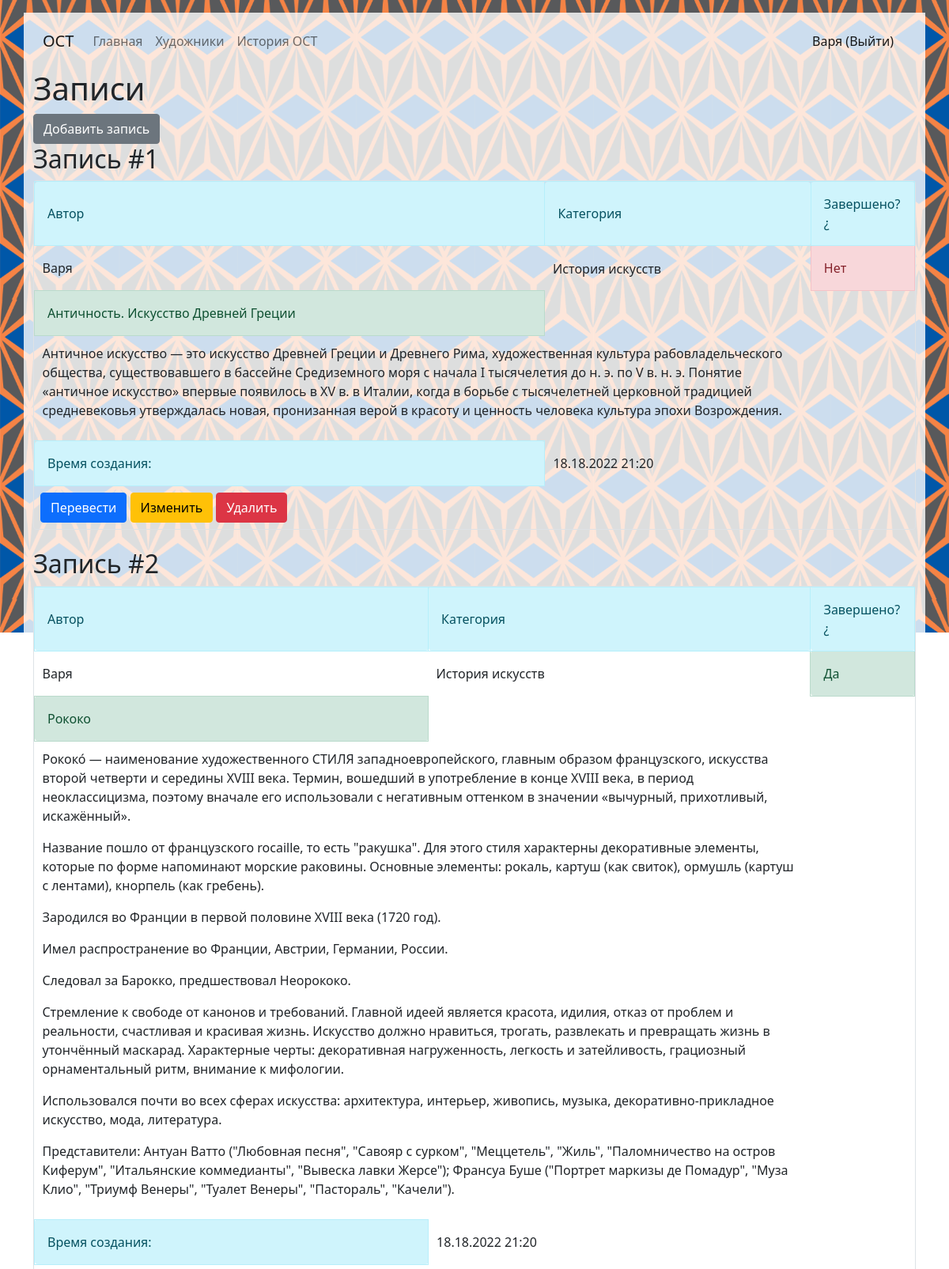
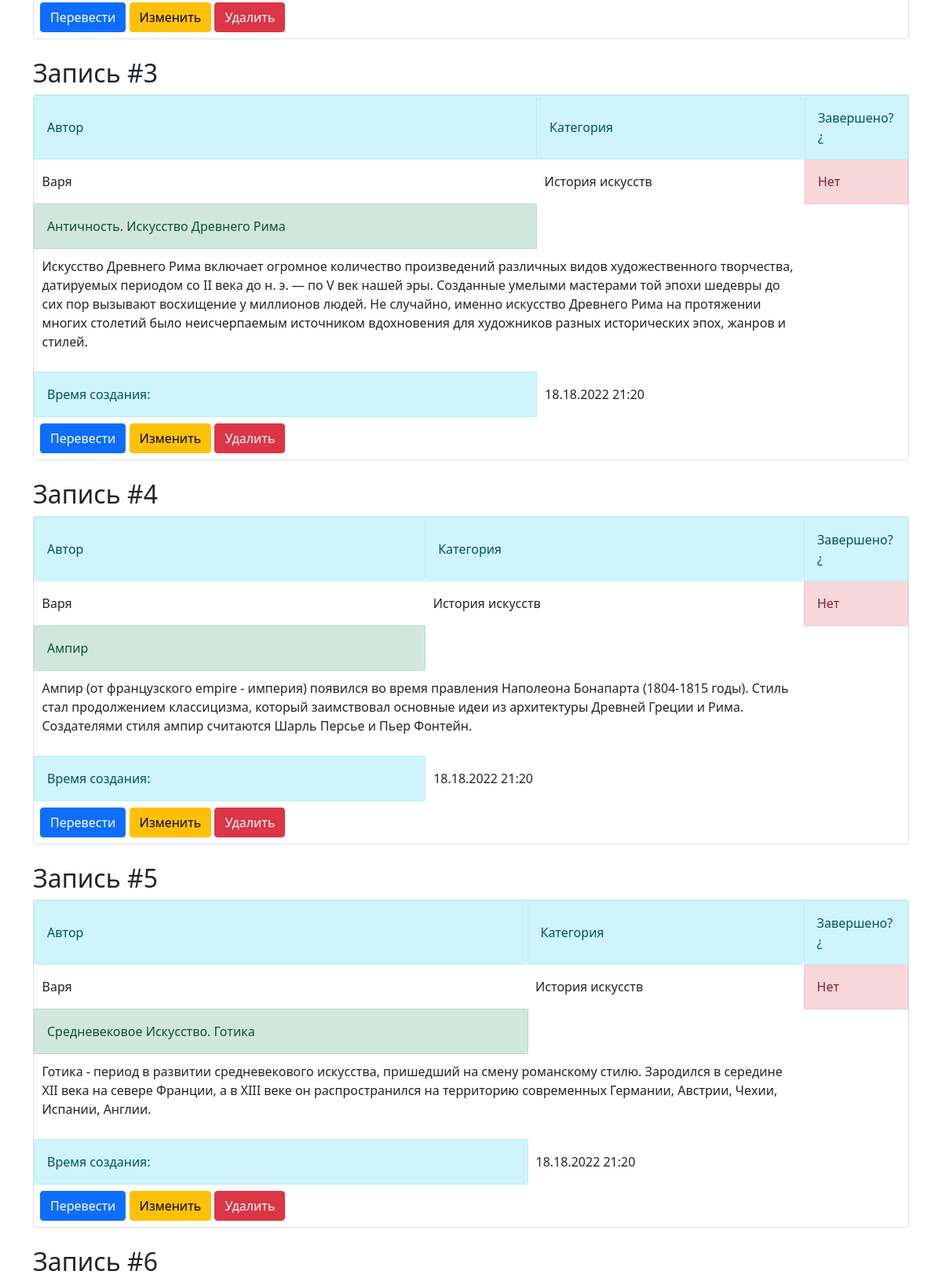
The page / (signed in, upper part) on the database its author committed (2 pictures, top to bottom).
### data/user.py (models this page shows, shortened)
class User(SqlAlchemyBase, UserMixin, SerializerMixin):
    __tablename__ = 'users'
    id = sqlalchemy.Column(sqlalchemy.Integer, primary_key=True, autoincrement=True)
    surname = sqlalchemy.Column(sqlalchemy.String, nullable=True)
    name = sqlalchemy.Column(sqlalchemy.String, nullable=True)
    age = sqlalchemy.Column(sqlalchemy.Integer, nullable=True)
    photo = sqlalchemy.Column(sqlalchemy.String, nullable=True)
    email = sqlalchemy.Column(sqlalchemy.String, index=True, unique=True, nullable=True)
    hashed_password = sqlalchemy.Column(sqlalchemy.String, nullable=True)
    modified_date = sqlalchemy.Column(sqlalchemy.DateTime, default=datetime.datetime.now)
    posts = orm.relation("Posts", back_populates='user')

### data/posts.py (models this page shows, shortened)
class Posts(SqlAlchemyBase, SerializerMixin):
    __tablename__ = 'posts'
    id = sqlalchemy.Column(sqlalchemy.Integer, primary_key=True, autoincrement=True)
    author = sqlalchemy.Column(sqlalchemy.Integer, sqlalchemy.ForeignKey("users.id"))
    category_id = sqlalchemy.Column(sqlalchemy.Integer, sqlalchemy.ForeignKey("category.id"))
    title = sqlalchemy.Column(sqlalchemy.String, nullable=True)
    text = sqlalchemy.Column(sqlalchemy.Text, nullable=True)
    date = sqlalchemy.Column(sqlalchemy.DateTime, default=datetime.datetime.now())
    is_finished = sqlalchemy.Column(sqlalchemy.Boolean, default=False)
    user = orm.relation('User')
    category = orm.relation('Category')

### data/category.py (models this page shows)
class Category(SqlAlchemyBase, SerializerMixin):
    __tablename__ = 'category'
    id = sqlalchemy.Column(sqlalchemy.Integer, primary_key=True, autoincrement=True)
    name = sqlalchemy.Column(sqlalchemy.String, nullable=True)
    posts = orm.relation("Posts", back_populates='category')

### main.py (the view)
@app.route('/')
def index():
    db_sess = db_session.create_session()
    posts = db_sess.query(Posts).all()
    return render_template("index.html", posts=posts)

### data/db_session.py (called while the page is built)
def create_session() -> Session:
    global __factory
    return __factory()

### main.py (called while the page is built)
@login_manager.user_loader
def load_user(user_id):
    db_sess = db_session.create_session()
    return db_sess.query(User).get(user_id)

### templates/index.html
{% extends "base.html" %}
{% block pagename %}<h1>Записи</h1>{% endblock %}
{% block content %}
    {% if current_user.is_authenticated %}
        <a href="posts" class="btn btn-secondary">Добавить запись</a>
    {% endif %}
    {% for item in posts %}
        <br>
        <h2>Запись #{{ loop.index }}</h2>
        <div class="col-md6 border rounded">
            <div>
                <table cellspacing="5" cellpadding="10">
                    <tr>
                        <td class="alert alert-info" role="alert">Автор</td>
                        <td class="alert alert-info" role="alert">Категория</td>
                        <td class="alert alert-info" role="alert">Завершено?¿</td>
                    </tr>
                    <tr>
                        <td>{{ item.user.name }}</td>
                        <td>{{ item.category.name }}</td>
                        {% if item.is_finished %}
                            <td class="alert alert-success" role="alert">Да</td>
                        {% else %}
                            <td class="alert alert-danger" role="alert">Нет</td>
                        {% endif %}
                    </tr>
                    <tr>
                        <td class="alert alert-success" role="alert">{{ item.title }}</td>
                    </tr>
                    <tr>
                        <td colspan="2">
                            {% for elem in item.text.split('*') %}
                                <p>{{ elem }}</p>
                            {% endfor %}
                        </td>
                    </tr>
                    <tr>
                        <td class="alert alert-info" role="alert">Время создания:</td>
                        <td>{{ item.date.strftime('%d.%d.%Y %H:%M') }}</td>
                    </tr>
                </table>
            </div>
            {% if current_user.is_authenticated %}
                <div class="m-2">
                    <a href="/translate/{{ item.id }}" class="btn btn-primary">Перевести</a>
                    {% if current_user == item.user %}
                        <a href="/posts/{{ item.id }}" class="btn btn-warning">Изменить</a>
                        <a href="/posts_delete/{{ item.id }}" class="btn btn-danger">Удалить</a>
                    {% endif %}
                </div>
            {% endif %}
        </div>
    {% endfor %}
{% endblock %}

### templates/base.html (shortened to what this page needs)
<!DOCTYPE html>
<html lang="en">
<head>
    <link rel="stylesheet"
          href="https://cdn.jsdelivr.net/npm/bootstrap@5.0.0-beta1/dist/css/bootstrap.min.css"
>
</head>
<body>
<div class="container mt-3 pb-3">
    <nav class="navbar navbar-expand-lg navbar-light">
        <div class="container-fluid">
            <a class="navbar-brand disable-link" href="#">ОСТ</a>
            <div class="collapse navbar-collapse" id="navbarText">
                <ul class="navbar-nav me-auto mb-2 mb-lg-0">
                    <li class="nav-item">
                        <a class="nav-link" href="/">Главная</a>
                    </li>
                    <li class="nav-item">
                        <a class="nav-link" href="/artists">Художники</a>
                    </li>
                    <li class="nav-item">
                        <a class="nav-link" href="/ost">История ОСТ</a>
                    </li>
                </ul>
                <span class="navbar-text">
                    {% if current_user.is_authenticated %}
                        <a class="nav-link" href="/logout">{{ current_user.name }} (Выйти)</a>
                    {% else %}
                        <a class="btn btn-primary" style="color: #fff" href="/register">Зарегистрироваться</a>
                        <a class="btn btn-success" style="color: #fff" href="/login">Войти</a>
                    {% endif %}
              </span>
            </div>
        </div>
    </nav>
    <div class="row">
        <div class="col">{% block pagename %} {% endblock %}</div>
    </div>
    {% block content %}
    {% endblock %}
</div>
</body>
</html>

### rows shown on the page
User: name "Варя"
Posts: user.name "Варя", category.name "История искусств", is_finished "Нет", title "Античность. Искусство Древней Греции", text "Античное искусство — это искусство Древней Греции и Древнего Рима, художественная культура рабовладельческого общества, существовавшего в бассейне Средиземного моря с начала I тысячелетия до н. э. по V в. н. э. Понятие «античное искусство» впервые появилось в XV в. в Италии, когда в борьбе с тысячелетней церковной традицией средневековья утверждалась новая, пронизанная верой в красоту и ценность человека культура эпохи Возрождения.", date "18.18.2022 21:20"
Posts: user.name "Варя", category.name "История искусств", is_finished "Да", title "Рококо", elem "Рококо́ — наименование художественного СТИЛЯ западноевропейского, главным образом французского, искусства второй четверти и середины XVIII века. Термин, вошедший в употребление в конце XVIII века, в период неоклассицизма, поэтому вначале его использовали с негативным оттенком в значении «вычурный, прихотливый, искажённый»." "Название пошло от французского rocaille, то есть \"ракушка\". Для этого стиля характерны декоративные элементы, которые по форме напоминают морские раковины. Основные элементы: рокаль, картуш (как свиток), ормушль (картуш с лентами), кнорпель (как гребень)." "Зародился во Франции в первой половине XVIII века (1720 год)." "Имел распространение во Франции, Австрии, Германии, России." "Следовал за Барокко, предшествовал Неорококо." "Стремление к свободе от канонов и требований. Главной идеей является красота, идилия, отказ от проблем и реальности, счастливая и красивая жизнь. Искусство должно нравиться, трогать, развлекать и превращать жизнь в утончённый маскарад. Характерные черты: декоративная нагруженность, легкость и затейливость, грациозный орнаментальный ритм, внимание к мифологии." "Использовался почти во всех сферах искусства: архитектура, интерьер, живопись, музыка, декоративно-прикладное искусство, мода, литература." "Представители: Антуан Ватто (\"Любовная песня\", \"Савояр с сурком\", \"Меццетель\", \"Жиль\", \"Паломничество на остров Киферум\", \"Итальянские коммедианты\", \"Вывеска лавки Жерсе\"); Франсуа Буше (\"Портрет маркизы де Помадур\", \"Муза Клио\", \"Триумф Венеры\", \"Туалет Венеры\", \"Пастораль\", \"Качели\").", date "18.18.2022 21:20"
Posts: user.name "Варя", category.name "История искусств", is_finished "Нет", title "Античность. Искусство Древнего Рима", text "Искусство Древнего Рима включает огромное количество произведений различных видов художественного творчества, датируемых периодом со II века до н. э. — по V век нашей эры. Созданные умелыми мастерами той эпохи шедевры до сих пор вызывают восхищение у миллионов людей. Не случайно, именно искусство Древнего Рима на протяжении многих столетий было неисчерпаемым источником вдохновения для художников разных исторических эпох, жанров и стилей.", date "18.18.2022 21:20"
Posts: user.name "Варя", category.name "История искусств", is_finished "Нет", title "Ампир", text "Ампир (от французского empire - империя) появился во время правления Наполеона Бонапарта (1804-1815 годы). Стиль стал продолжением классицизма, который заимствовал основные идеи из архитектуры Древней Греции и Рима. Создателями стиля ампир считаются Шарль Персье и Пьер Фонтейн.", date "18.18.2022 21:20"
Posts: user.name "Варя", category.name "История искусств", is_finished "Нет", title "Средневековое Искусство. Готика", text "Готика - период в развитии средневекового искусства, пришедший на смену романскому стилю. Зародился в середине XII века на севере Франции, а в XIII веке он распространился на территорию современных Германии, Австрии, Чехии, Испании, Англии.", date "18.18.2022 21:20"
